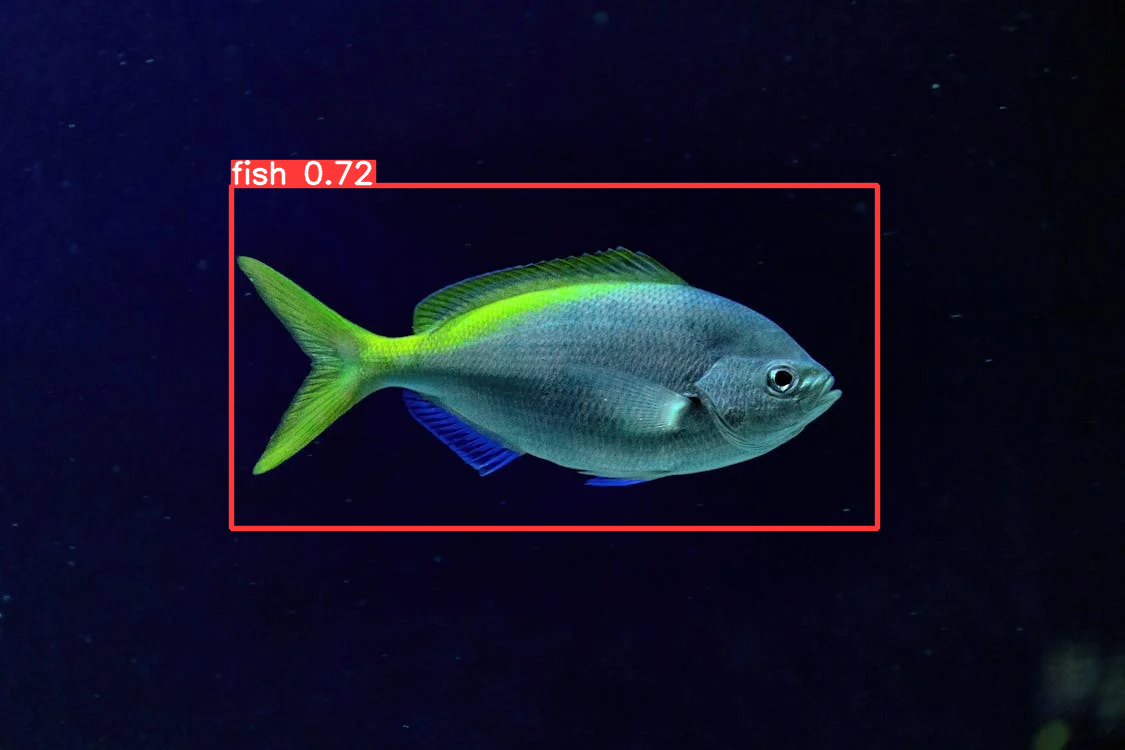
#> input picture images/pexels-photo-11633338.webp, 1125 x 750 px, given in place of fish.mp4, which was not available
$ python model_bt4.py
#> lines starting #> are read from the running program, lines starting #| are printed output that depends on the picture; after the words box and inside, x2 and y2 are one past the last pixel; in counts of white or black regions, pixels touching at a corner belong together; pictures that were not available may be replaced by others from this repository, and a replacement may not be noted
# -*- coding: utf-8 -*-
"""
Created on Tue Apr  2 22:28:42 2024

@author: Hakkefar
"""
#last frame?
#contur av
#prøv annen thresholding enn otsu

import cv2
import numpy as np
import sys

# Resize the video window
cv2.namedWindow('GrayANDbwVideo', cv2.WINDOW_NORMAL)
cv2.resizeWindow('GrayANDbwVideo', 800, 400)  # Adjust the width and height as needed
cv2.namedWindow('ColorVideo', cv2.WINDOW_NORMAL)
cv2.resizeWindow('ColorVideo', 800, 400)  # Adjust the width and height as needed

# Open the video file
cap = cv2.VideoCapture('fish.mp4')

threshvalue = 125
# Get the total number of frames in the video
total_frames = int(cap.get(cv2.CAP_PROP_FRAME_COUNT))

# Set the frame position to the last frame
comparing_frame = total_frames - 8
cap.set(cv2.CAP_PROP_POS_FRAMES, comparing_frame)

# Read the first frame
ret, firstframe = cap.read()
#> firstframe is the input picture: shape (750, 1125, 3); mean B, G, R 39.8, 18.3, 16.1
if not ret:
    print("Error reading video file")
    exit()
gray = cv2.cvtColor(firstframe, cv2.COLOR_BGR2GRAY)
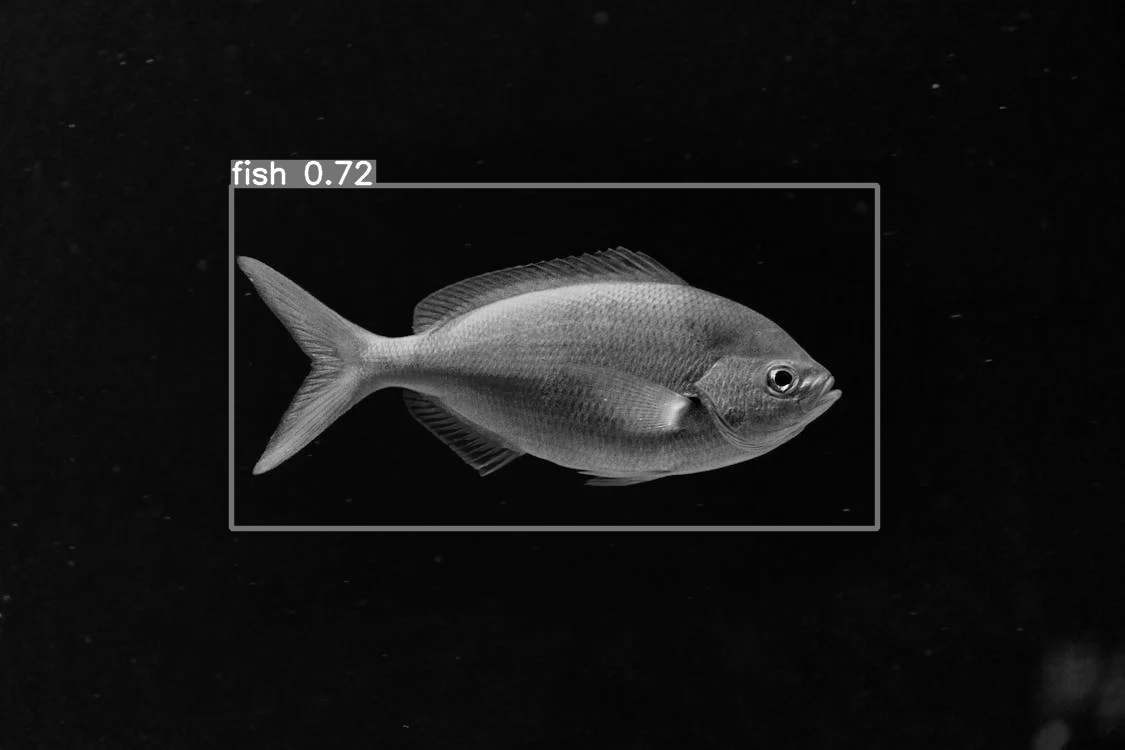
#> gray: shape (750, 1125); min 0, max 255, mean 20.1

# Apply Gaussian blur to reduce noise
blur = cv2.GaussianBlur(gray, (5,5), 0)

#semi_denoised_frame = cv2.fastNlMeansDenoising(gray, None, 10, 7, 21)
#denoised_frame = cv2.medianBlur(semi_denoised_frame, 5)  # Adjust the kernel size (5x5) as needed
#blur2 = cv2.GaussianBlur(denoised_frame, (5, 5), 0)

# Perform adaptive thresholding
fthresh = cv2.adaptiveThreshold(blur, 255, cv2.ADAPTIVE_THRESH_GAUSSIAN_C, cv2.THRESH_BINARY_INV,11, 5)
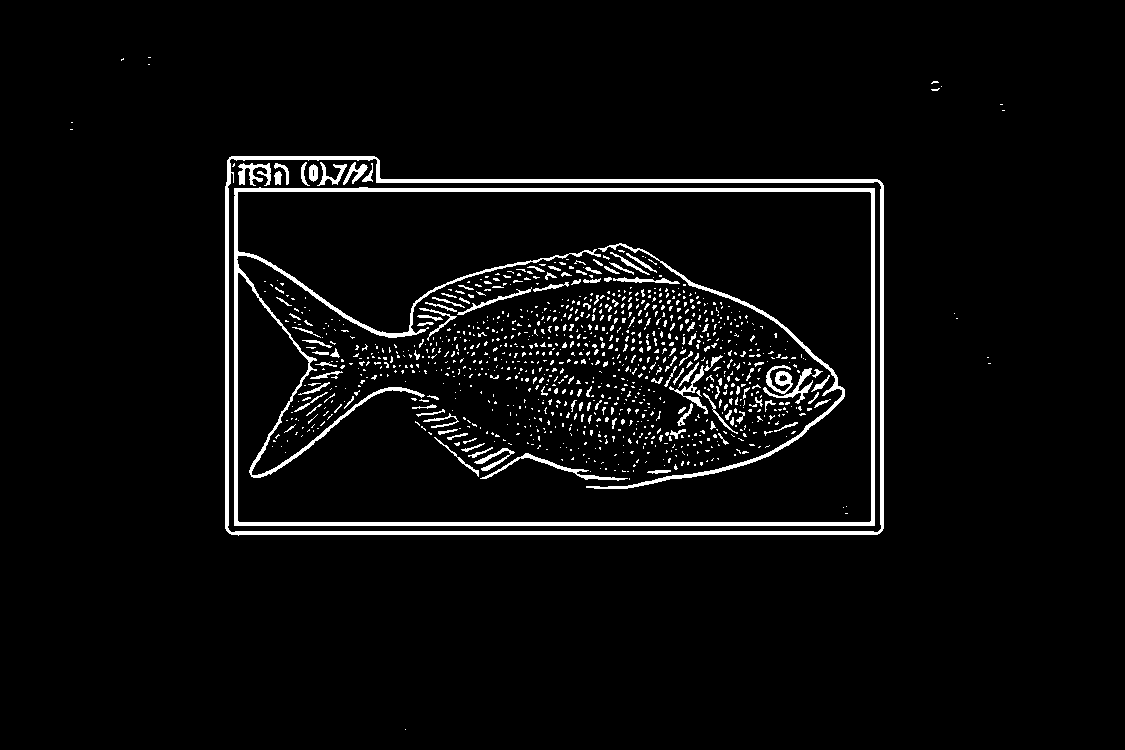
#> fthresh: shape (750, 1125); 4.2% white; 1079 white regions (955 under 20 px), largest, box (x1, y1, x2, y2) and area: (234, 187, 875, 526) 10656, (225, 156, 884, 536) 8155, (586, 243, 845, 489) 2032
ret, fthresh3 = cv2.threshold(blur, 0, 255, cv2.THRESH_BINARY_INV+cv2.THRESH_OTSU)
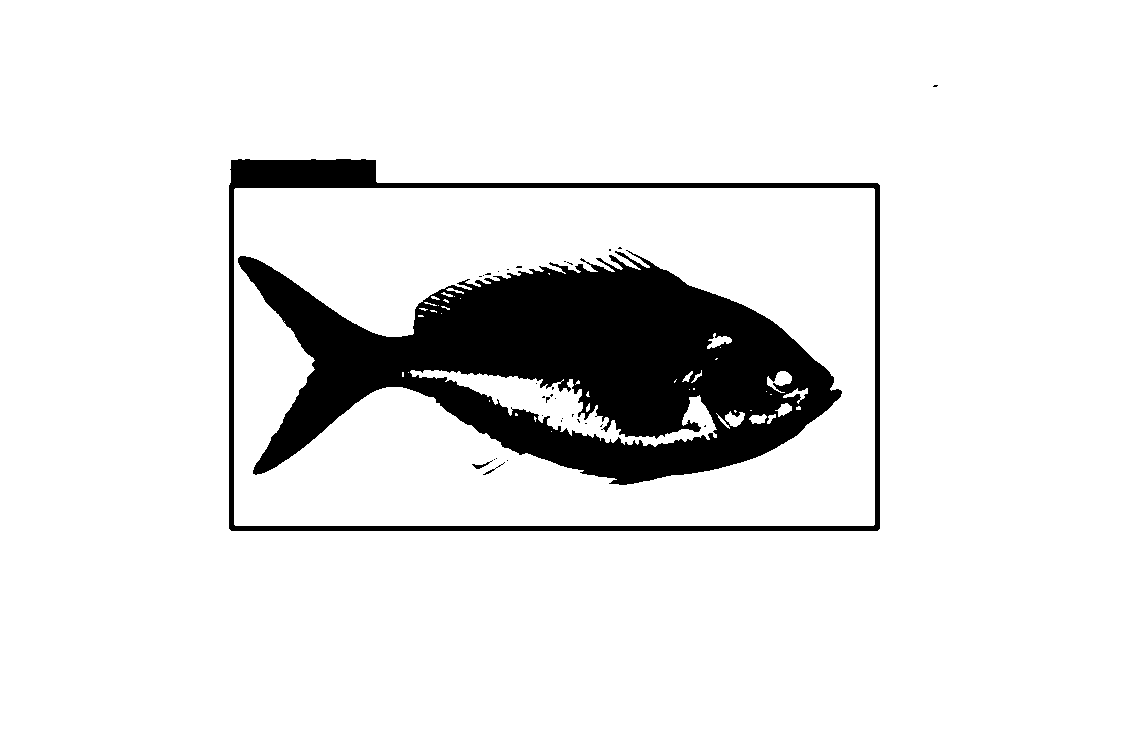
#> fthresh3: shape (750, 1125); 89.7% white; 32 black regions (28 under 20 px), largest, box (x1, y1, x2, y2) and area: (238, 250, 842, 485) 73233, (229, 159, 880, 531) 13254, (472, 460, 493, 469) 51, (483, 462, 505, 475) 34
#> ret = 60
ret, fthresh4 = cv2.threshold(blur,threshvalue,255,cv2.THRESH_BINARY)
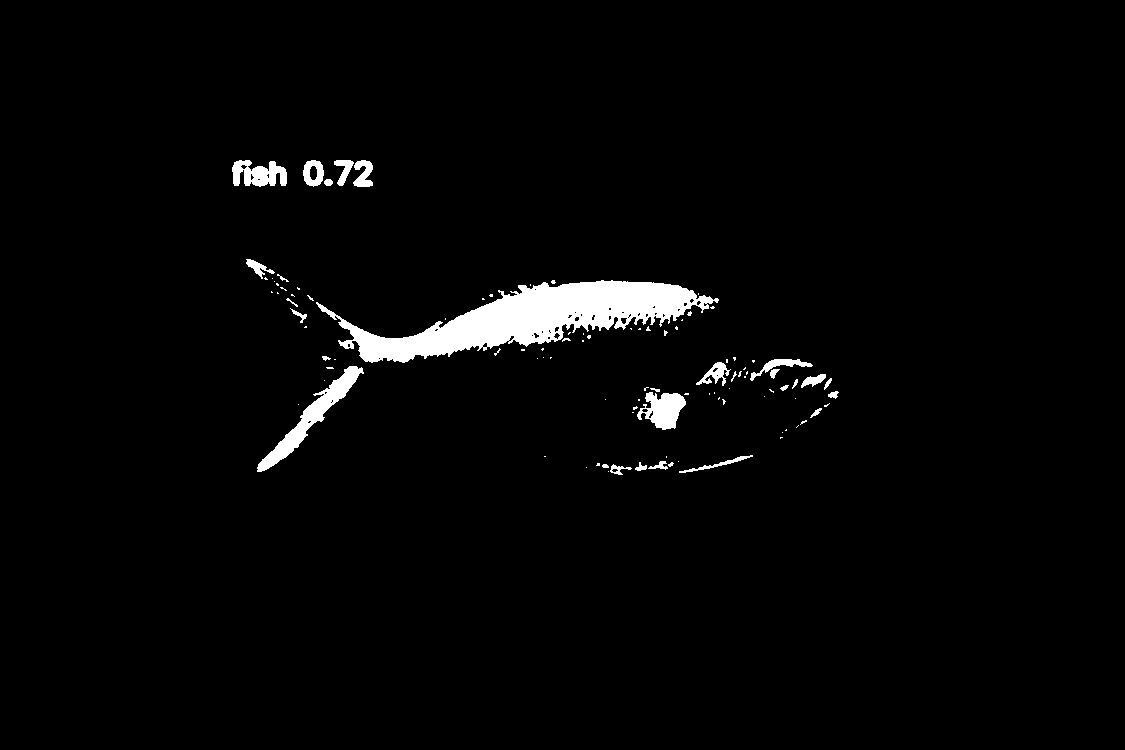
#> fthresh4: shape (750, 1125); 2.5% white; 103 white regions (74 under 20 px), largest, box (x1, y1, x2, y2) and area: (316, 280, 719, 363) 13391, (257, 366, 364, 472) 2119, (637, 392, 686, 430) 1135
#> ret = 125
lastframe = cv2.bitwise_not(fthresh4)

# Get the height and width of the video frames
height, width = firstframe.shape[:2]
#> height = 750; width = 1125


cap.set(cv2.CAP_PROP_POS_FRAMES, 1)


while True:
    # Read a new frame
    ret, frame = cap.read()

    if not ret:
        break

    #in case current frame is the same as the frame we are comparing to.
    #Code will fail as everything will be removed and nothing left to analyse.
    current_frame = int(cap.get(cv2.CAP_PROP_POS_FRAMES)) #get the number of current frame
    print(current_frame,  " ",  comparing_frame)

    if current_frame == comparing_frame:
        break
        # [7 lines of commented-out code are left out]
    gray = cv2.cvtColor(frame, cv2.COLOR_BGR2GRAY)
    # Apply Gaussian blur to reduce noise
    blur = cv2.GaussianBlur(gray, (5, 5), 0)

    #semi_denoised_frame = cv2.fastNlMeansDenoising(gray, None, 10, 7, 21)
    #denoised_frame = cv2.medianBlur(semi_denoised_frame, 5)  # Adjust the kernel size (5x5) as needed
    #blur2 = cv2.GaussianBlur(denoised_frame, (5, 5), 0)

    # Perform different thresholdings
    thresh = cv2.adaptiveThreshold(blur, 255, cv2.ADAPTIVE_THRESH_GAUSSIAN_C, cv2.THRESH_BINARY_INV,11, 5)
    ret, thresh3 = cv2.threshold(blur, 0, 255, cv2.THRESH_BINARY_INV+cv2.THRESH_OTSU)
#> ret = 60
    ret, thresh4 = cv2.threshold(blur,threshvalue,255,cv2.THRESH_BINARY)
#> ret = 125
    currentframe = cv2.bitwise_not(thresh4)

    fish_only = cv2.bitwise_xor(thresh4, fthresh4)
#> fish_only: shape (750, 1125); every value is 0

    kernel = cv2.getStructuringElement(cv2.MORPH_ELLIPSE, (3, 3))
    erode_frame = cv2.erode(fish_only,kernel,8)
    dilate_frame = cv2.dilate(erode_frame, kernel,10)
    blur2 = cv2.GaussianBlur(dilate_frame, (7, 7), 0)

    contours, hierarchy = cv2.findContours(blur2,cv2.RETR_TREE,cv2.CHAIN_APPROX_NONE)
#> contours = []
#> (the run stopped early here; a loop or call above may not have finished)
